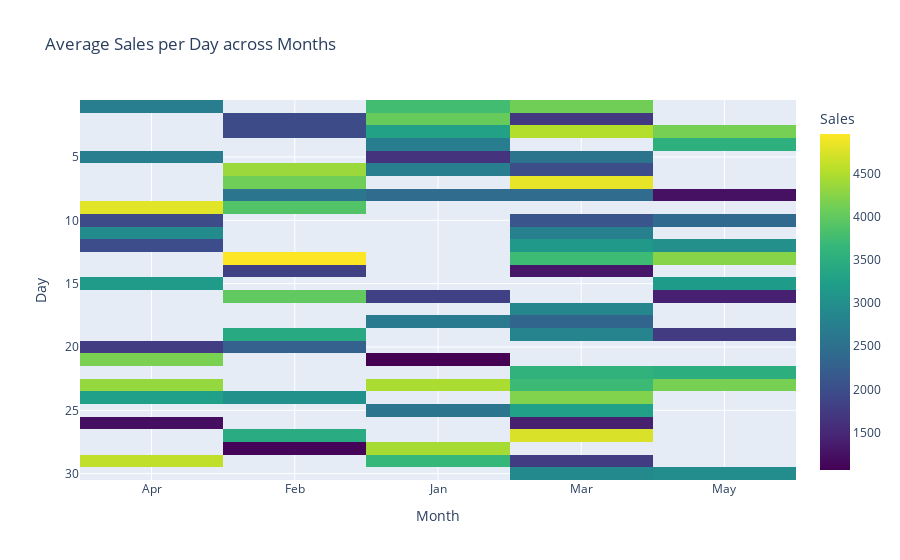

The notebook cell saved with this chart:
### Markdown cell above
3. Using the sales data, generate a heatmap to visualize the variation in sales across different months and
days.

### Code cell
np.random.seed(20)
data = {
    'Month': np.random.choice(['Jan', 'Feb', 'Mar', 'Apr', 'May'], 100),
    'Day': np.random.choice(range(1, 31), 100),
    'Sales': np.random.randint(1000, 5000, 100)
}
df = pd.DataFrame(data)
pivot_sales = df.pivot_table(values='Sales', index='Day', columns='Month', aggfunc='mean')


fig = px.imshow(pivot_sales, 
                title="Average Sales per Day across Months", 
                labels={'x': 'Month', 'y': 'Day', 'color': 'Sales'},
                color_continuous_scale='Viridis')


fig.show()

### Figure 1 — Plotly figure (JSON) as saved in the notebook; plotly's stock layout.template omitted (floating-point values rounded to 4 significant figures; data arrays with more than 128 entries replaced by an {"elided": "..."} marker saying what was removed)
{"data": [{"coloraxis": "coloraxis", "hovertemplate": "Month: %{x}<br>Day: %{y}<br>Sales: %{z}<extra></extra>", "name": "0", "type": "heatmap", "x": ["Apr", "Feb", "Jan", "Mar", "May"], "xaxis": "x", "y": [1, 2, 3, 4, 5, 6, 7, 8, 9, 10, 11, 12, 13, 14, 15, 16, 17, 18, 19, 20, 21, 22, 23, 24, 25, 26, 27, 28, 29, 30], "yaxis": "y", "z": {"elided": "30x5 float values"}}], "layout": {"coloraxis": {"colorbar": {"title": {"text": "Sales"}}, "colorscale": [[0, "#440154"], [0.1111, "#482878"], [0.2222, "#3e4989"], [0.3333, "#31688e"], [0.4444, "#26828e"], [0.5556, "#1f9e89"], [0.6667, "#35b779"], [0.7778, "#6ece58"], [0.8889, "#b5de2b"], [1, "#fde725"]]}, "title": {"text": "Average Sales per Day across Months"}, "xaxis": {"anchor": "y", "constrain": "domain", "domain": [0, 1], "scaleanchor": "y", "title": {"text": "Month"}}, "yaxis": {"anchor": "x", "autorange": "reversed", "constrain": "domain", "domain": [0, 1], "title": {"text": "Day"}}}}
